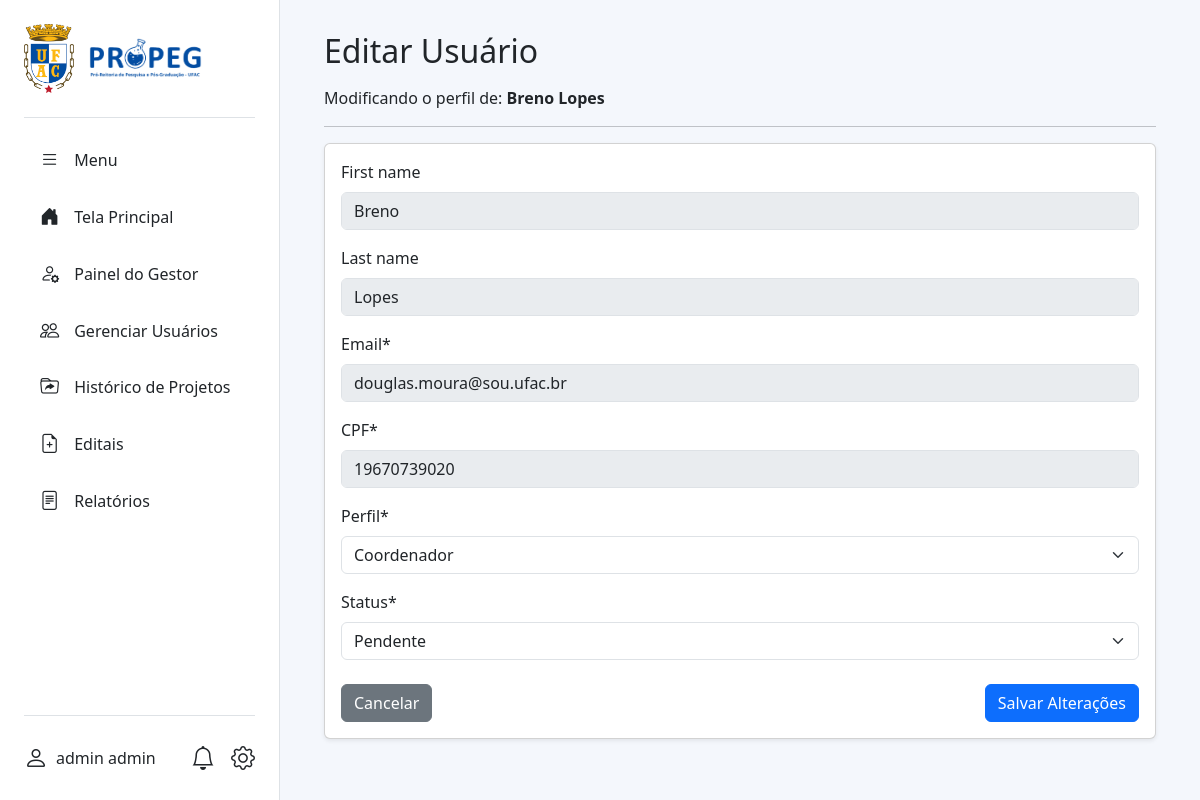
Page /projetos/gestor/usuarios/13/editar/ (signed in) on the committed database.
### projetos_institucionais/models.py (models this page shows, shortened)
class Usuario(AbstractUser):
    PERFIL_CHOICES = (
        ('coordenador', 'Coordenador'),
        ('aluno', 'Aluno'),
        ('gestor', 'Gestor'),
    )
    STATUS_CHOICES = (
        ('pendente', 'Pendente'),
        ('ativo', 'Ativo'),
        ('inativo', 'Inativo'),
    )
    CNPQ_AREA_CHOICES = [
        ('', 'Selecione uma área'),
        ('Ciências Exatas e da Terra', (
            ('exatas_matematica',  'Matemática'),
            ('exatas_computacao',  'Computação'),
            ('exatas_fisica',      'Física'),
            ('exatas_quimica',     'Química'),
            ('exatas_geociencias', 'Geociências'),
        )),
        ('Ciências Biológicas', (
            ('bio_geral',     'Biologia Geral'),
            ('bio_biofisica', 'Biofísica'),
            ('bio_botanica',  'Botânica'),
            ('bio_ecologia',  'Ecologia'),
            ('bio_genetica',  'Genética'),
        )),
        ('Engenharias', (
            ('eng_civil',    'Engenharia Civil'),
            ('eng_eletrica', 'Engenharia Elétrica'),
            ('eng_mecanica', 'Engenharia Mecânica'),
            ('eng_producao', 'Engenharia de Produção'),
        )),
        ('Ciências da Saúde', (
            ('saude_medicina', 'Medicina'),
            ('saude_nutricao', 'Nutrição'),
            ('saude_coletiva', 'Saúde Coletiva'),
        )),
        ('Ciências Agrárias', (
            ('agrar_agronomia', 'Agronomia'),
            ('agrar_florestal', 'Recursos Florestais'),
            ('agrar_zootecnia', 'Zootecnia'),
        )),
        ('Ciências Sociais Aplicadas', (
            ('sociais_direito',  'Direito'),
            ('sociais_admin',    'Administração'),
            ('sociais_economia', 'Economia'),
            ('sociais_info',     'Ciência da Informação'),
        )),
        ('Ciências Humanas', (
            ('humanas_filosofia',  'Filosofia'),
            ('humanas_sociologia', 'Sociologia'),
            ('humanas_historia',   'História'),
            ('humanas_psicologia', 'Psicologia'),
            ('humanas_educacao',   'Educação'),
        )),
        ('Linguística, Letras e Artes', (
            ('lla_linguistica', 'Linguística'),
            ('lla_letras',      'Letras'),
            ('lla_artes',       'Artes'),
        )),
    ]
    status = models.CharField(
        max_length=20,
        choices=STATUS_CHOICES,
        default='pendente',
        verbose_name='Status',
    )
    USERNAME_FIELD = 'cpf'
    REQUIRED_FIELDS = ['username', 'first_name', 'last_name', 'email']
    cpf = models.CharField(max_length=14, unique=True, verbose_name="CPF")
    email = models.EmailField(unique=True)
    telefone = models.CharField(max_length=20, blank=True, null=True)
    rg = models.CharField(max_length=20, blank=True, null=True, verbose_name="RG")
    data_nascimento = models.DateField(blank=True, null=True, verbose_name="Data de Nascimento")
    siape = models.CharField(max_length=10, blank=True, null=True, verbose_name="SIAPE")
    matricula = models.CharField(max_length=20, blank=True, null=True, verbose_name="Nº de Matrícula")
    lattes = models.CharField(max_length=50, blank=True, null=True, verbose_name="Nº Currículo Lattes")
    cnpq_area = models.CharField(
        max_length=100,
        choices=CNPQ_AREA_CHOICES,
        blank=True,
        null=True,
        verbose_name="Grande Área CNPq",
    )
    cnpq = models.CharField(max_length=20, blank=True, null=True, verbose_name="Nº Currículo Lattes/CNPq")
    perfil = models.CharField(max_length=20, choices=PERFIL_CHOICES)
    regime_trabalho = models.CharField(max_length=3, blank=True, null=True, verbose_name="Regime de Trabalho")
    is_active = models.BooleanField(default=False, verbose_name="Ativo", help_text="Marque esta opção para ativar a conta do usuário.")
    curso = models.ForeignKey(
        'CursoGraduacao',
        on_delete=models.SET_NULL,
        null=True,
        blank=True,
        verbose_name="Curso de Graduação",
    )
    endereco = models.OneToOneField(
        'Endereco',
        on_delete=models.SET_NULL,
        null=True,
        blank=True
    )
    titulacao = models.ForeignKey(
        'Titulacao',
        on_delete=models.SET_NULL,
        null=True,
        blank=True,
        verbose_name="Titulação"
    )
    centro_lotacao = models.ForeignKey(
        'CentroLotacao',
        on_delete=models.SET_NULL,
        null=True,
        blank=True,
        verbose_name="Centro de Lotação"
    )
    objects = UsuarioManager()

### projetos_institucionais/views.py (the view)
# urls.py: path('gestor/usuarios/<int:pk>/editar/', views.usuario_editar, name='usuario_editar'),
@gestor_required
def usuario_editar(request, pk):
    usuario_selecionado = get_object_or_404(Usuario, pk=pk)
    status_antigo = usuario_selecionado.status
    if request.method == 'POST':
        form = UsuarioEditForm(request.POST, instance=usuario_selecionado)
        if form.is_valid():
            user = form.save(commit=False)
            if user.status == 'ativo':
                user.is_active = True
            else:
                user.is_active = False
            user.save()
            status_novo = user.status
            if status_novo != status_antigo:
                subject = 'Sua conta na Plataforma PROPEG foi ativada!'
                message = (
                    f'Olá, {user.first_name}!\n\n'
                    f'Sua conta em nossa plataforma foi ativada por um gestor. '
                    f'Você já pode acessar o sistema com seu CPF e senha.\n\n'
                    f'Atenciosamente, \nEquipe PROPEG'
                )
                enviar_email_e_notificacao(subject, message, user)
                messages.success(request, f'Usuário "{user.get_full_name()}" ativado e notificado por email.')
            elif status_novo == 'inativo' and status_antigo == 'ativo':
                subject = 'Aviso: Sua conta na Plataforma PROPEG foi inativada'
                message = (
                    f'Olá, {user.first_name}.\n\n'
                    f'Sua conta em nossa plataforma foi inativada por um gestor. '
                    f'Se você acredita que isso foi um engano, por favor, entre em contato com a administração.\n\n'
                    f'Atenciosamente,\nEquipe PROPEG'
                )
                enviar_email_e_notificacao(subject, message, user)
                messages.warning(request, f'Usuário "{user.get_full_name()}" inativado e notificado por email.')
            else:
                messages.success(request, 'Usuário atualizado com sucesso!')
            return redirect('gerenciar_usuarios')
    else:
        form = UsuarioEditForm(instance=usuario_selecionado)
    contexto = {
        'form': form,
        'usuario_selecionado': usuario_selecionado,
    }
    return render(request, 'projetos_institucionais/usuario_form.html', contexto)

### login/forms.py
class UsuarioEditForm(forms.ModelForm):
    class Meta:
        model = Usuario
        fields = [
            'first_name', 'last_name', 'email', 'cpf', 'perfil', 'status'
        ]
    def __init__(self, *args, **kwargs):
        super().__init__(*args, **kwargs)
        self.fields['first_name'].disabled = True
        self.fields['last_name'].disabled = True
        self.fields['cpf'].disabled = True
        self.fields['email'].disabled = True

### projetos_institucionais/context_processors.py (called while the page is built)
def unread_notifications_context(request):
    if request.user.is_authenticated:
        unread_count = Notificacao.objects.filter(destinatario=request.user, lida=False).count()
        return {'unread_notifications_count': unread_count}
    return {}

### templates/projetos_institucionais/usuario_form.html (shortened to what this page needs)
{% extends "base2.html" %}
{% load crispy_forms_tags %}
{% block content %}
<div class="container-fluid">
    <h2 class="mb-3">Editar Usuário</h2>
    <p>Modificando o perfil de: <strong>{{ usuario_selecionado.get_full_name }}</strong></p>
    <hr>
    <div class="card shadow-sm">
        <div class="card-body">
            <form method="post">
                {{ form|crispy }}
                <div class="mt-4">
                    <a href="{% url 'gerenciar_usuarios' %}" class="btn btn-secondary">Cancelar</a>
                    <button type="submit" class="btn btn-primary float-end">Salvar Alterações</button>
                </div>
            </form>
        </div>
    </div>
</div>
{% endblock %}

### templates/base2.html (shortened to what this page needs)
{% load static %}
<!DOCTYPE html>
<html lang="pt-BR">
<head>
    <link href="https://cdn.jsdelivr.net/npm/bootstrap@5.3.3/dist/css/bootstrap.min.css" rel="stylesheet">
    <link href="https://cdn.jsdelivr.net/npm/bootstrap-icons@1.11.3/font/bootstrap-icons.css" rel="stylesheet">
    <link href="https://cdnjs.cloudflare.com/ajax/libs/font-awesome/6.5.2/css/all.min.css" rel="stylesheet">
    <link href="{% static 'css/style.css' %}" rel="stylesheet">
</head>
<body>
    <div class="d-flex">
        <div id="sidebar" class="d-flex flex-column">
            <div class="sidebar-header">
                <img src="{% static 'imagens/logo_ufac.png' %}" alt="Logo UFAC" width="50">
                <img src="{% static 'imagens/Logo-Propeg.png' %}" alt="Logo PROPEG" class="logo-propeg" style="height:40px; width:auto;">
            </div>
            <ul class="nav flex-column my-3">
                <li class="nav-item">
                    <a href="#" class="nav-link text-dark" id="toggle-btn">
                        <i class="bi bi-list"></i>
                        <span>Menu</span>
                    </a>
                </li>
                {% with request.resolver_match.url_name as url_name %}
                <li class="nav-item">
                    <a href="{% url 'tela_principal' %}"
                        class="nav-link {% if url_name == 'tela_principal' %}active{% else %}text-dark{% endif %}">
                        <i class="bi bi-house-door-fill"></i>
                        <span>Tela Principal</span>
                    </a>
                </li>
                {% if user.is_authenticated and user.perfil == 'gestor' %}
                <li class="nav-item">
                    <a href="{% url 'gestor_dashboard' %}"
                        class="nav-link {% if request.resolver_match.url_name == 'gestor_dashboard' %}active{% else %}text-dark{% endif %}">
                        <i class="bi bi-person-gear"></i>
                        <span>Painel do Gestor</span>
                    </a>
                </li>
                <li class="nav-item">
                    <a href="{% url 'gerenciar_usuarios' %}" class="nav-link {% if request.resolver_match.url_name == 'gerenciar_usuarios' %}active{% else %}text-dark{% endif %}">
                        <i class="bi bi-people"></i>
                        <span>Gerenciar Usuários</span>
                    </a>
                </li>
                <li class="nav-item">
                    <a href="{% url 'historico_projetos' %}" class="nav-link {% if request.resolver_match.url_name == 'historico_projetos' %}active{% else %}text-dark{% endif %}">
                        <i class="bi bi-folder-symlink"></i>
                        <span>Histórico de Projetos</span>
                    </a>
                </li>
                <li class="nav-item">
                    <a href="{% url 'gestor_listar_editais' %}" class="nav-link {% if request.resolver_match.url_name == 'gestor_listar_editais' %}active{% else %}text-dark{% endif %}">
                        <i class="bi bi-file-earmark-plus"></i>
                        <span>Editais</span>
                    </a>
                </li>
                <li class="nav-item">
                    <a href="{% url 'gestor_relatorios' %}" class="nav-link {% if request.resolver_match.url_name == 'gestor_relatorios' %}active{% else %}text-dark{% endif %}">
                        <i class="bi bi-file-text"></i>
                        <span>Relatórios</span>
                    </a>
                </li>
                {% endif %}
                {% endwith %}
            </ul>
            <div class="sidebar-footer mt-auto">
                {% if user.is_authenticated %}
                <a href="{% url 'perfil' %}" class="d-flex align-items-center text-dark text-decoration-none">
                    <i class="bi bi-person fs-4"></i>
                    <span class="ms-2">
                        {% if user.get_full_name %}
                        {{ user.get_full_name }}
                        {% elif user.first_name %}
                        {{ user.first_name }}
                        {% else %}
                        {{ user.cpf }}
                        {% endif %}
                    </span>
                </a>
                {% endif %}
                <div class="d-flex align-items-center">
                    <a href="{% url 'lista_notificacoes' %}" class="text-dark position-relative me-3">
                        <i class="bi bi-bell fs-4"></i>
                    </a>
                    {% if user.is_authenticated %}
                    <div class="dropdown dropup">
                        <a href="#" class="text-dark text-decoration-none" data-bs-toggle="dropdown"
                            aria-expanded="false">
                            <i class="bi bi-gear fs-4"></i>
                        </a>
                    </div>
                    {% endif %}
                </div>
            </div>
        </div>
        <main id="main-content">
            {% block content %}
            {% endblock %}
        </main>
    </div>
</body>
</html>

### static/css/style.css (style rules this page uses)
html, body { height: 100%; margin: 0; font-family: 'Segoe UI', Tahoma, Geneva, Verdana, sans-serif; }
.d-flex { height: 100%; }
#sidebar { width: 280px; background-color: #ffffff; padding: 1.5rem; border-right: 1px solid #dee2e6; transition: width 0.3s; transition: width 0.3s ease-in-out; }
.sidebar-header { display: flex; align-items: center; gap: 15px; padding-bottom: 1.5rem; border-bottom: 1px solid #dee2e6; }
.sidebar-footer { display: flex; justify-content: space-between; align-items: center; padding-top: 1.5rem; border-top: 1px solid #dee2e6; }
#main-content { flex-grow: 1; background-color: #f4f7fc; padding: 2rem; overflow-y: auto; }

### rows in the picture
Usuario: get_full_name "admin admin"
Usuario: get_full_name "Breno Lopes", first_name "Breno", last_name "Lopes", email "douglas.moura@sou.ufac.br", cpf "19670739020", perfil "Coordenador", status "Pendente"
